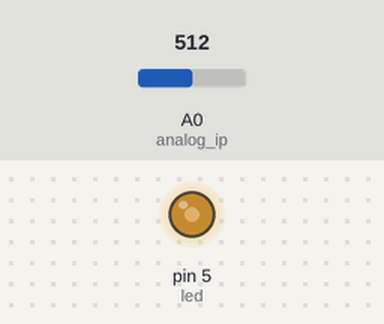
A sketch run on a simulated Arduino Uno, built with avr-gcc and run on an emulated ATmega328P. On the bench: output pins drawn as LEDs (lit = HIGH). The test bench sets the inputs (shaded band); at power-on: A0 (analog_ip) = 512.

Above: at 1.2 s.
1.3 s: A0 (analog_ip) set to 716
At 2.1 s:
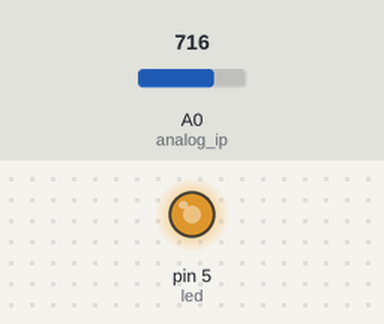
2.8 s: A0 (analog_ip) set to 900
At 3.2 s:
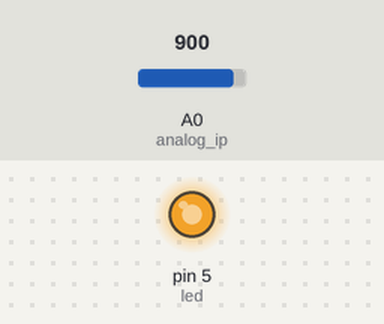
4.3 s: A0 (analog_ip) set to 122
At 5.5 s:
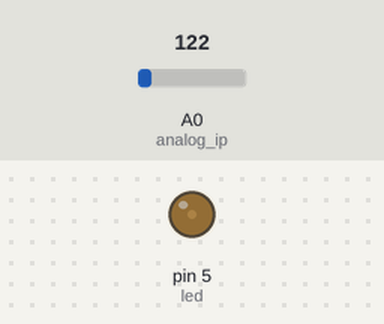
5.8 s: A0 (analog_ip) set to 0
At 6.7 s:
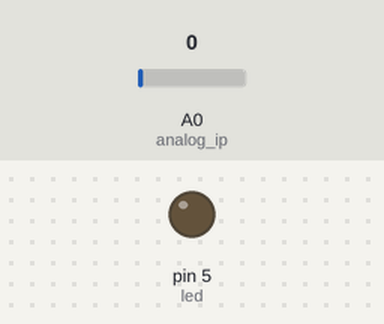
Timing chart, 0 to 8.3 s (numbered marks = the images above; inputs shaded):
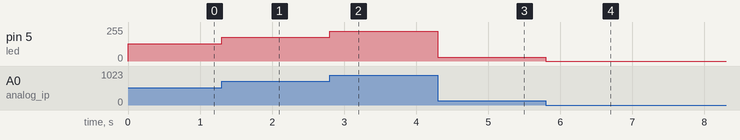

The sketch:

pmw_led.ino
```cpp
#define led 5

int val;
const int analog_ip = A0;

void change(int per){
    // change led pmw duty cycle
    analogWrite(led,per/4);
}

void setup() {
  // initialize led pin
  pinMode(led,OUTPUT);
}

// the loop function runs over and over again forever
void loop() {
    val=analogRead(analog_ip);
    change(val);
}
```

Measured:
- after the input at 1.3 s, pin 5 (led): 128/255 → 179/255 at once
- after the input at 2.8 s, pin 5 (led): 179/255 → 225/255 at once
- after the input at 4.3 s, pin 5 (led): 225/255 → 30/255 at once
- after the input at 5.8 s, pin 5 (led): 30/255 → 0/255 at once
